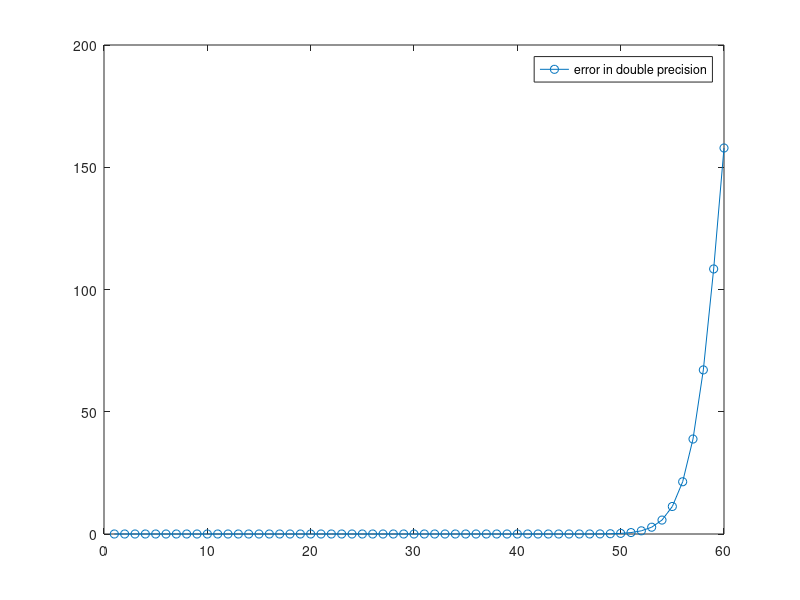

This figure's MATLAB source:
% dp(i,j) actually refers to f(i-1,j-1) because of 1 based indexing.
dp=zeros(65,65);
error=zeros(1,60);

for j=1:62
    dp(j,1)=sin(1+(j-1)*pi/3);
end

for k=2:61
    for j=1:61
        dp(j,k)=dp(j,k-1)-dp(j+1,k-1);
    end
end

for k=1:60
    error(k)=abs(dp(2,k+1)-sin(1+(1-k)*pi/3));
end

plot(error,'-o');
legend('error in double precision');